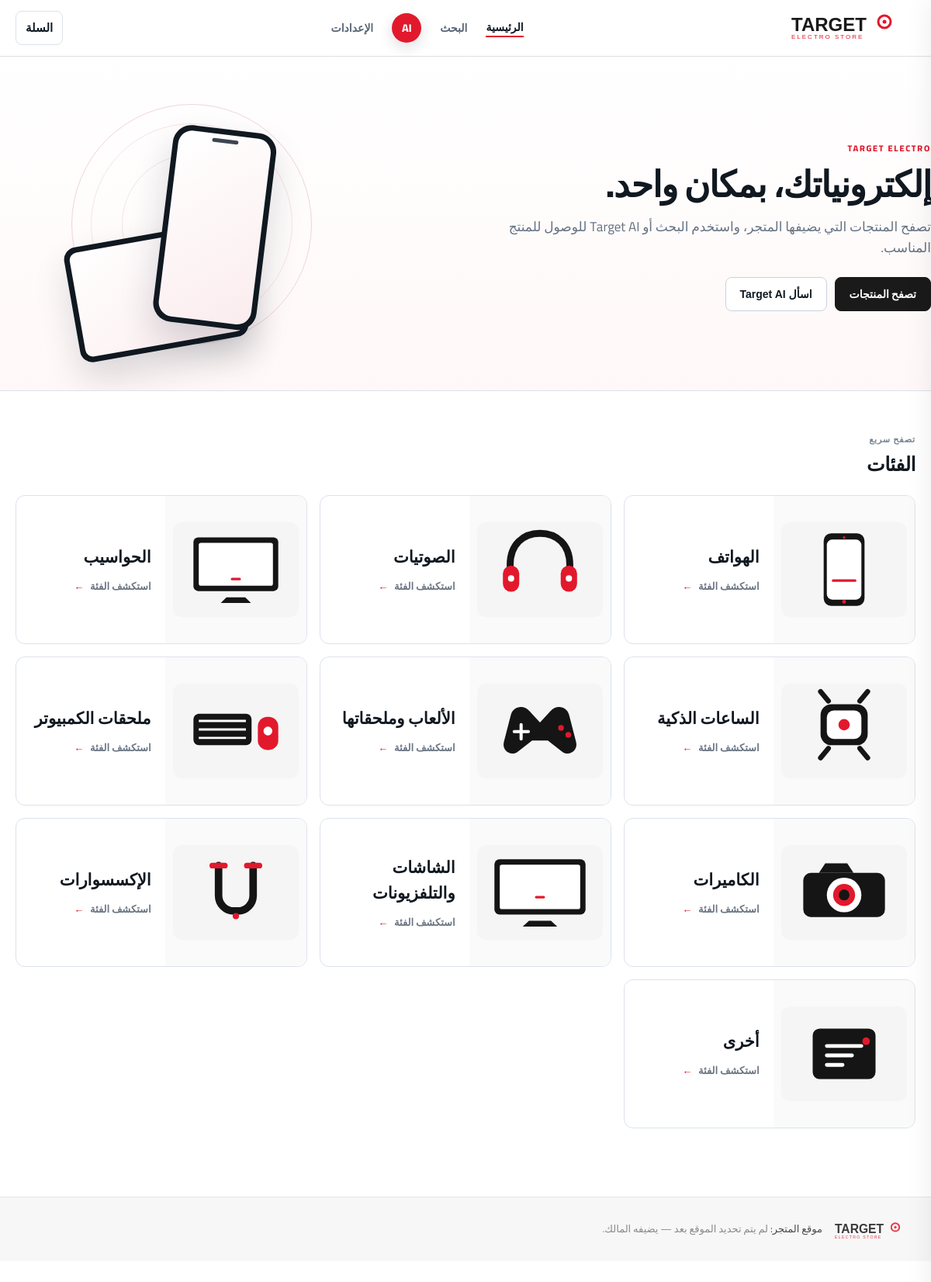
The page / on the database its author committed.
### tables this page shows
CREATE TABLE category(
    id INTEGER PRIMARY KEY, name_ar TEXT NOT NULL, slug TEXT UNIQUE NOT NULL, enabled INTEGER DEFAULT 1);

### app.py (the view)
@app.route("/")
def home():
    db = get_db()
    featured = hydrate_products(db, db.execute(
        "SELECT * FROM product WHERE visible=1 AND featured=1 AND stock>0 LIMIT 8").fetchall())
    new_arrivals = hydrate_products(db, db.execute(
        "SELECT * FROM product WHERE visible=1 AND new_arrival=1 AND stock>0 ORDER BY created_at DESC LIMIT 8").fetchall())
    offers = hydrate_products(db, db.execute(
        "SELECT * FROM product WHERE visible=1 AND is_offer=1 AND stock>0 LIMIT 8").fetchall())
    categories = all_categories(db, enabled_only=True)
    return render_template("index.html", featured=featured, new_arrivals=new_arrivals,
                            offers=offers, categories=categories)

### app.py (called while the page is built)
def get_db():
    if "db" not in g:
        g.db = sqlite3.connect(DB_PATH)
        g.db.row_factory = sqlite3.Row
        g.db.execute("PRAGMA foreign_keys = ON")
    return g.db

def hydrate_products(db, rows):
    return [hydrate_product(db, r) for r in rows]

def all_categories(db, enabled_only=True):
    q = "SELECT * FROM category" + (" WHERE enabled=1" if enabled_only else "")
    cats = [Category(r) for r in db.execute(q).fetchall()]
    for c in cats:
        c.product_types = [ProductType(r) for r in
                            db.execute("SELECT * FROM product_type WHERE category_id=?", (c.id,)).fetchall()]
    return cats

### templates/index.html (shortened to what this page needs)
{% extends "base.html" %}
{% block content %}
<section class="hero hero-premium">
  <div class="container hero-inner hero-layout">
    <div class="hero-copy">
      <span class="eyebrow">TARGET ELECTRO</span>
      <h1>إلكترونياتك، بمكان واحد.</h1>
      <p>تصفح المنتجات التي يضيفها المتجر، واستخدم البحث أو Target AI للوصول للمنتج المناسب.</p>
      <div class="hero-actions-row">
        <a class="btn" href="{{ url_for('products') }}">تصفح المنتجات</a>
        <button class="btn btn-outline hero-ai-cta" type="button" data-ai-open>اسأل Target AI</button>
      </div>
    </div>
    <div class="hero-art" aria-hidden="true">
      <div class="hero-device phone-art">
        <div class="phone-speaker"></div>
        <div class="phone-screen"></div>
      </div>
    </div>
  </div>
</section>
<div class="container">
  <section class="section section-categories">
    <div class="section-head">
      <div>
        <span class="section-kicker">تصفح سريع</span>
        <h2 class="section-title">الفئات</h2>
      </div>
    </div>
    {% if categories %}
      <div class="category-grid">
        {% for c in categories %}
          <a class="category-card category-{{ c.slug }}" href="{{ url_for('products', category=c.slug) }}">
            <div class="category-visual">
              <img src="{{ url_for('static', filename='img/categories/' ~ (c.slug if c.slug in ['mobile','audio','computers','smart-devices','gaming','pc-accessories','cameras','displays','accessories','other'] else 'other') ~ '.svg') }}" alt="" loading="lazy">
            </div>
            <div class="category-copy">
              <span>{{ c.name_ar }}</span>
              <strong>استكشف الفئة <span aria-hidden="true">←</span></strong>
            </div>
          </a>
        {% endfor %}
      </div>
    {% else %}
      <div class="empty-state">لا توجد فئات مضافة</div>
    {% endif %}
  </section>
</div>
{% endblock %}

### templates/base.html (shortened to what this page needs)
<!DOCTYPE html>
<html lang="ar" dir="rtl">
<head>
<link rel="stylesheet" href="{{ url_for('static', filename='css/style.css') }}">
</head>
<body>
<header class="site-header">
  <div class="container header-inner">
    <a href="{{ url_for('home') }}" class="brand">
      <img src="{{ url_for('static', filename='img/logo-placeholder.svg') }}" alt="Target Electro" class="logo">
    </a>
    <nav class="main-nav">
      <a href="{{ url_for('home') }}" class="{{ 'active' if request.endpoint=='home' }}">الرئيسية</a>
      <a href="{{ url_for('products') }}" class="{{ 'active' if request.endpoint=='products' }}">البحث</a>
      <button id="ai-toggle" class="nav-ai-link" type="button" title="Target AI" aria-label="Target AI">AI</button>
      <a href="{{ url_for('settings') }}" class="{{ 'active' if request.endpoint=='settings' }}">الإعدادات</a>
    </nav>
    <div class="header-actions">
      <a href="{{ url_for('cart_view') }}" class="cart-link">
        السلة
        {% set cart = session.get('cart', {}) %}
      </a>
    </div>
  </div>
</header>
<main class="site-main">
  {% block content %}{% endblock %}
</main>
<footer class="site-footer">
  <div class="container footer-inner">
    <img src="{{ url_for('static', filename='img/logo-placeholder.svg') }}" alt="Target Electro" class="footer-logo">
    <p class="footer-location">موقع المتجر: <span class="muted">لم يتم تحديد الموقع بعد — يضيفه المالك.</span></p>
  </div>
</footer>
</body>
</html>

### rows shown on the page
category: slug (picture), name_ar "الهواتف"
category: slug (picture), name_ar "الصوتيات"
category: slug (picture), name_ar "الحواسيب"
category: slug (picture), name_ar "الساعات الذكية"
category: slug (picture), name_ar "الألعاب وملحقاتها"
category: slug (picture), name_ar "ملحقات الكمبيوتر"
category: slug (picture), name_ar "الكاميرات"
category: slug (picture), name_ar "الشاشات والتلفزيونات"
category: slug (picture), name_ar "الإكسسوارات"
category: slug (picture), name_ar "أخرى"
